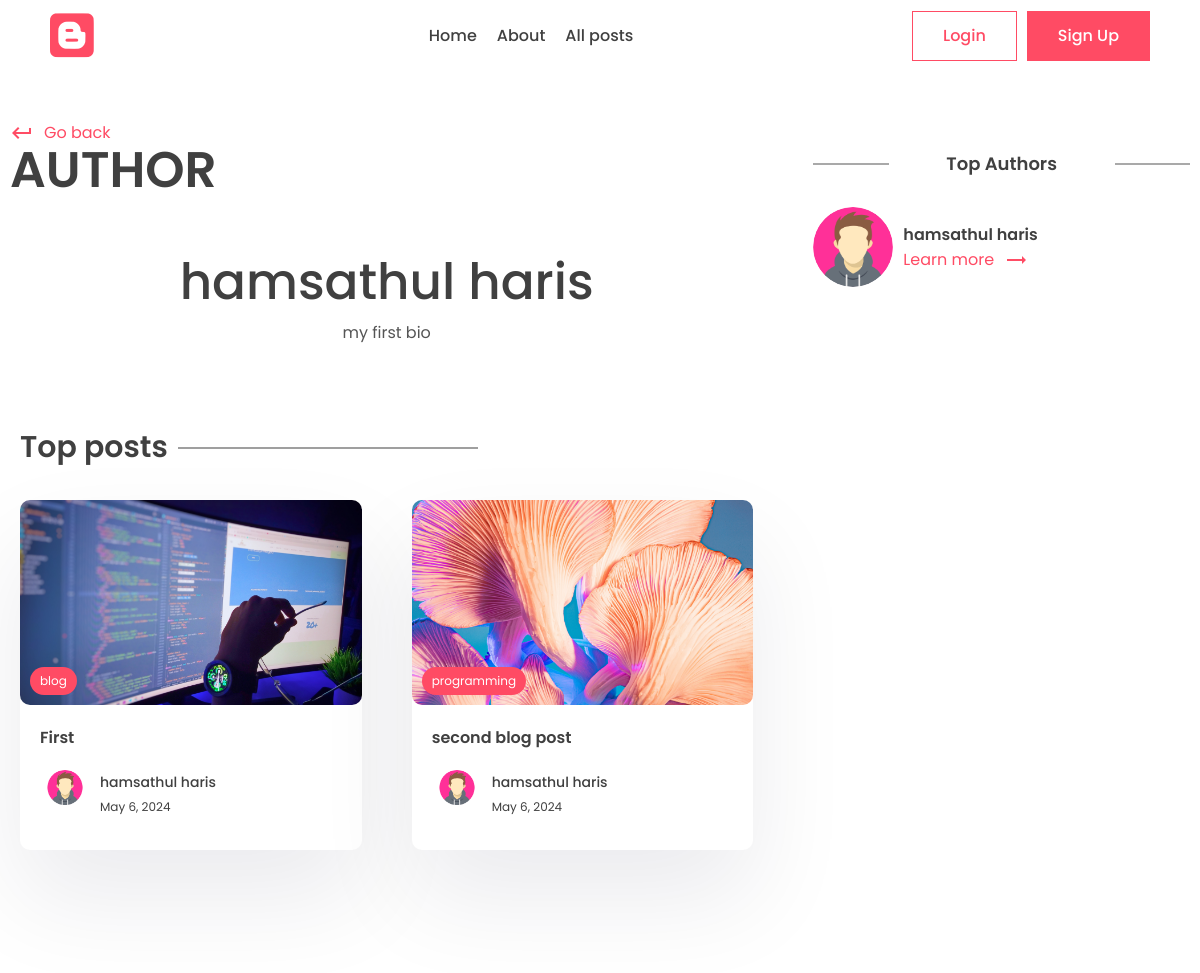
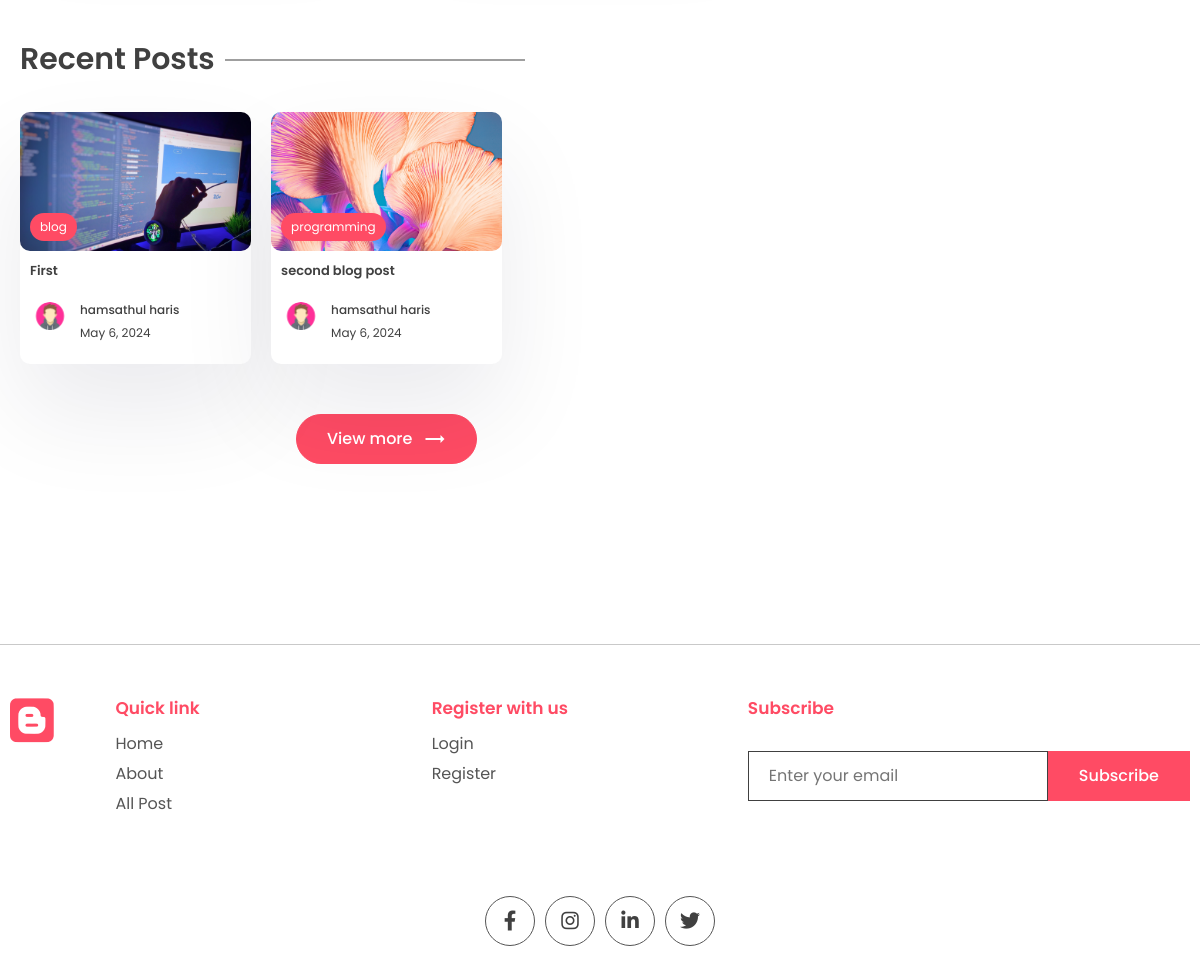
/author/hamsa, run on the app's committed database (2 pictures, top to bottom).
### app/models.py (models this page shows, shortened)
class Profile(models.Model):
	user = models.OneToOneField(User, on_delete=models.CASCADE)
	profile_image = models.ImageField(null=True, blank=True, upload_to="images/")
	slug = models.SlugField(max_length=200, unique=True)
	bio = models.CharField(max_length=200)

class Post(models.Model):
	title = models.CharField(max_length=200)
	content = models.TextField()
	last_updated = models.DateTimeField(auto_now=True)
	slug = models.SlugField(max_length=200,unique=True)
	image = models.ImageField(null=True, blank=True, upload_to="images/")
	tags = models.ManyToManyField(Tag, blank=True, related_name='post')
	view_count = models.IntegerField(null=True, blank=True)
	is_featured = models.BooleanField(default=False)
	author = models.ForeignKey(User, on_delete=models.CASCADE, null=True, blank=True)
	bookmarks = models.ManyToManyField(User, related_name="bookmarks", default=None, blank=True)
	likes = models.ManyToManyField(User, related_name="likes", default=None, blank=True)

class Tag(models.Model):
	name = models.CharField(max_length=100)
	description = models.CharField(max_length=100)
	slug = models.SlugField(max_length=200, unique=True)

### app/views.py (the view)
# urls.py: path('author/<slug:slug>', views.author_page, name='author_page'),
def author_page(request, slug):
	author = Profile.objects.get(slug=slug)
	top_post = Post.objects.filter(author = author.user).order_by('-view_count')[0:2]
	recent_post = Post.objects.filter(author = author.user).order_by('-last_updated')[0:2]
	top_authors = User.objects.annotate(number=Count('post')).order_by('number')
	context={'author':author, 'top_post':top_post, 'recent_post':recent_post, 'top_authors':top_authors}
	return render(request, 'app/author.html', context)

### app/templates/app/author.html (shortened to what this page needs)
{% extends "base.html" %}
{% block content %}
	<div class="container">
	  <div class="layout">
		<div class="left">
		  <div class="page-top">
			<div class="top flex">
			  <div class="page-name">
				<a href="{% url "index" %}" class="learn">
				  <span class="material-icons"> keyboard_return </span> Go
				  back
				</a>
				<h1>Author</h1>
			  </div>
			</div>
		  </div>
		  <center>
			<div class="typo">
			  <h1 class="title">{{author.user.first_name}}</h1>
			  <p>
				{{author.bio}}
			  </p>
			</div>
		  </center>
		  <section class="sp">
			<div class="container">
			  <h1 class="sec-title">Top posts</h1>
			  <div class="grid-2 blog">
				{% for post in top_post %}
				<a href="{% url 'posts_page' post.slug %}">
				  <div class="card">
					<div class="post-img">
					  <img src="{{post.image.url}}" alt="" />
					  <div class="tag">{{post.tags.all.0.name}}</div>
					</div>
					<div class="card-content">
					  <h3>
						{{post.title}}
					  </h3>
					  <div class="author">
						<div class="profile-pic">
						  <img src="{{post.author.profile.profile_image.url}}" alt="" />
						</div>
						<div class="details">
						  <p>{{post.author.first_name}}</p>
						  <small>{{post.last_updated|date}}</small>
						</div>
					  </div>
					</div>
				  </div>
				</a>
				{%empty%}
				<p>Nothing to show here..</p>
				{% endfor %}
			  </div>
			</div>
		  </section>
		  <section class="sp">
			<div class="container">
			  <h1 class="sec-title">Recent Posts</h1>
			  <div class="grid-3 blog-grid">
				{% for post in recent_post %}
				<a href="{% url 'posts_page' post.slug %}">
				  <div class="card">
					<div class="post-img">
					  <img src="{{post.image.url}}" alt="" />
					  <div class="tag">{{post.tags.all.0.name}}</div>
					</div>
					<div class="card-content">
					  <h3>
						{{post.title}}
					  </h3>
					  <div class="author">
						<div class="profile-pic">
							<img src="{{post.author.profile.profile_image.url}}" alt="" />
						</div>
						<div class="details">
							<p>{{post.author.first_name}}</p>
							<small>{{post.last_updated|date}}</small>
						</div>
					  </div>
					</div>
				  </div>
				</a>
				{%empty%}
				<p>Nothing to show here..</p>
				{% endfor %}
			  </div>
			  <center>
				<button class="btn btn-primary rounded view">
				  View more
				  <span class="material-icons"> trending_flat </span>
				</button>
			  </center>
			</div>
		  </section>
		</div>
          <div class="right">
            <div class="block">
              <h2 class="title2">Top Authors</h2>
			  {% for author in top_authors %}
              <div class="recent-post other-author">
                <div class="rounded-img">
                  <img src="{{author.profile.profile_image.url}}" alt="" />
                </div>
                <div class="recent-content">
                  <h3>
					{{author.first_name}}
                  </h3>
                  <a class="learn" href="{% url 'author_page' author.profile.slug%}"
                    >Learn more
                    <span class="material-icons"> trending_flat </span></a
                  >
                </div>
              </div>
			  {% endfor %}
            </div>
          </div>
	  </div>
	</div>
{% endblock content %}

### app/static/app/style.css (style rules this page uses)
* { margin: 0; padding: 0; box-sizing: border-box; text-decoration: none; border: none; outline: none; list-style: none; font-family: "Poppins", sans-serif; color: var(--black); }
:root { --red: #ff4b64; --black: #404040; --des: #555555; --shadow: #ffffff1a 0px 1px 1px 0px inset, #32325d40 0px 50px 100px -20px, #0000004d 0px 30px 60px -30px; --shadow2: rgba(17, 12, 46, 0.084) 0px 48px 100px 0px; }
html { font-size: 62.5%; }
[class*="grid"] { display: grid; }
img { width: 100%; }
.container { max-width: 1220px; margin: auto; padding: 0 10px; }
p, a { font-size: 1.6rem; color: var(--des); }
.btn { cursor: pointer; height: 5rem; padding: 0 3rem; font-size: 1.6rem; font-weight: 500; border: 1px solid var(--red); display: flex; align-items: center; justify-content: center; gap: 1rem; }
.btn span { color: white; }
.btn-primary { background: var(--red); color: white; }
.rounded { border-radius: 5rem; }
.typo { width: 50%; margin-top: 5rem; }
.title { font-size: 5rem; font-weight: 500; }
.sp { padding: 8rem 0; }
.grid-2 { grid-template-columns: 1.3fr 1fr; align-items: center; }
.post-img { height: 40rem; width: 100%; overflow: hidden; border-radius: 1rem; }
.post-img img { height: 100%; object-fit: cover; object-position: center; }
.learn { display: flex; align-items: center; gap: 1rem; color: var(--red); margin-top: 2rem; }
.learn span { color: #ff4b64; }
.sec-title { font-size: 3rem; font-weight: 600; position: relative; width: fit-content; margin-bottom: 3rem; }
.sec-title::after { content: ""; position: absolute; right: -31rem; height: 1px; width: 30rem; background: var(--black); top: 50%; transform: translateY(-50%); }
.grid-3 { grid-template-columns: repeat(3, 1fr); gap: 5rem; }
.card { background: white; box-shadow: var(--shadow2); border-radius: 1rem; cursor: pointer; transition: 0.3s; }
.post-img { position: relative; }
.tag { position: absolute; bottom: 1rem; left: 1rem; background: var(--red); color: white; border-radius: 5rem; padding: 0.5rem 1rem; font-size: 1.2rem; }
.card-content { padding: 2rem; padding-bottom: 3rem; }
.card h3 { font-size: 1.6rem; font-weight: 600; }
.card .post-img { width: 100%; height: unset; aspect-ratio: 1/0.6; }
.author { display: flex; align-items: center; gap: 1rem; margin-top: 2rem; }
.profile-pic { width: 5rem; aspect-ratio: 1/1; border-radius: 50%; overflow: hidden; }
.author p { color: var(--black); font-weight: 500; font-size: 1.4rem; }
.author small { color: var(--black); font-size: 1.2rem; }
.view { margin-top: 5rem; }
.layout { display: flex; gap: 5rem; }
.left { width: 100%; height: 100%; }
.right { position: sticky; top: 70px; height: 100%; width: 50%; }
.page-name h1 { font-size: 5rem; text-transform: uppercase; font-weight: 600; line-height: 5rem; }
.flex { display: flex; align-items: flex-end; justify-content: space-between; }
.left .typo { width: 100%; }
.blog { grid-template-columns: 1fr 1fr; gap: 5rem; }
.title2 { position: relative; font-size: 1.8rem; text-align: center; font-weight: 600; margin-bottom: 3rem; }
.title2::before { content: ""; position: absolute; height: 1px; width: 20%; background: var(--des); left: 0; top: 50%; transform: translateY(-50%); }
.title2::after { content: ""; position: absolute; height: 1px; width: 20%; background: var(--des); right: 0; top: 50%; transform: translateY(-50%); }
.blog-grid { gap: 2rem; }
.blog-grid .card-content { padding: 1rem; padding-bottom: 2rem; }
.blog-grid .card h3 { font-size: 1.3rem; font-weight: 600; }
.blog-grid .profile-pic { width: 4rem; }
.blog-grid .author p { font-size: 1.2rem; }
.block { margin-top: 5rem; }
.rounded-img { width: 8rem; aspect-ratio: 1/1; overflow: hidden; border-radius: 50%; }
.rounded-img img { width: 100%; height: 100%; object-fit: cover; object-position: center; }
.recent-post { display: grid; align-items: center; gap: 1rem; margin-top: 3rem; grid-template-columns: auto 1fr; }
.recent-post .learn { margin-top: 0rem; }
.recent-post h3 { font-size: 1.6rem; font-weight: 600; }

### data on the page
Profile: user.first_name "hamsathul haris", bio "my first bio"
Post: image (picture), tags.all.0.name "blog", title "First", author.profile.profile_image (picture), author.first_name "hamsathul haris", last_updated "May 6, 2024"
Post: image (picture), tags.all.0.name "programming", title "second blog post", author.profile.profile_image (picture), author.first_name "hamsathul haris", last_updated "May 6, 2024"

### other printed values
{{ author.first_name }} "hamsathul haris"
